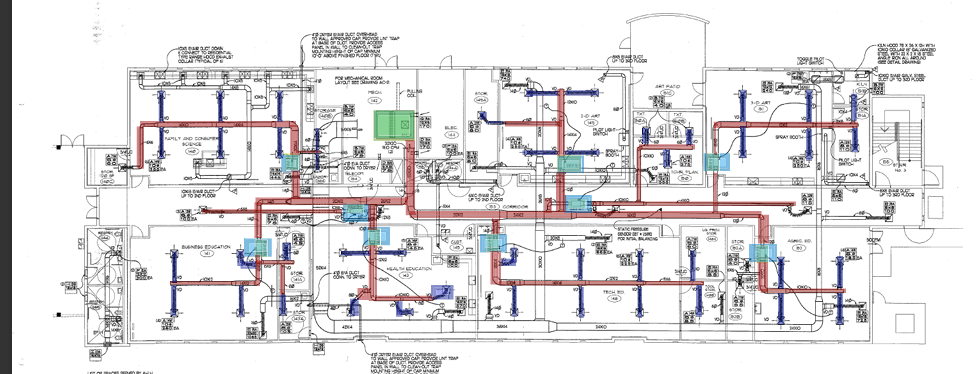
#> input picture mechanical_upload.png, 978 x 374 px
$ python wall_filter.py
#> lines starting #> are read from the running program, lines starting #| are printed output that depends on the picture; after the words box and inside, x2 and y2 are one past the last pixel; in counts of white or black regions, pixels touching at a corner belong together
import cv2
import numpy as np
import math

INPUT_IMAGE = "../mechanical_upload.png"

OUTPUT = "../outputs/filtered_walls.png"

MIN_LENGTH = 60

img = cv2.imread(INPUT_IMAGE)
#> img is the input picture: shape (374, 978, 3); mean B, G, R 226.9, 225.8, 227.6

gray = cv2.cvtColor(img, cv2.COLOR_BGR2GRAY)
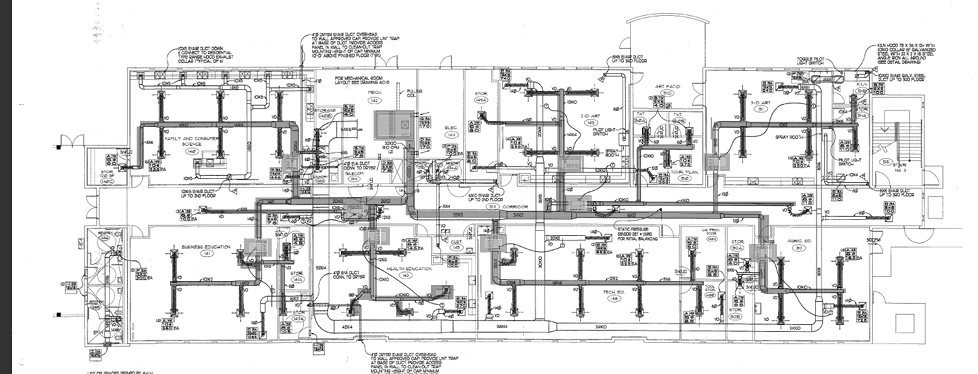
#> gray: shape (374, 978); min 0, max 255, mean 226.5

edges = cv2.Canny(gray, 80, 180)
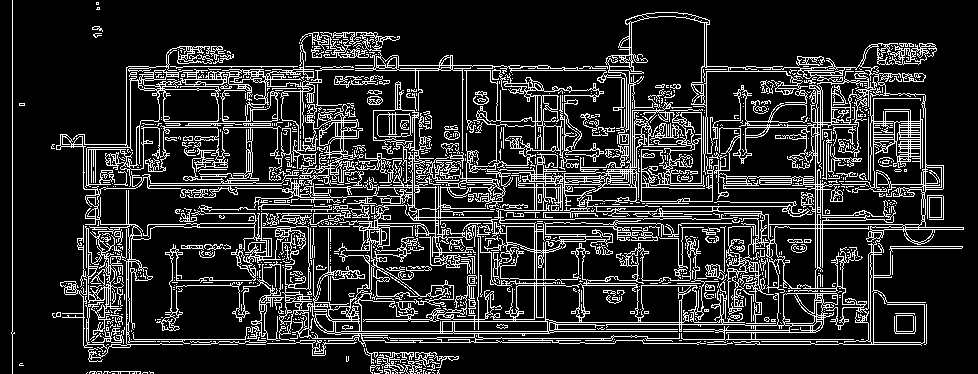
#> edges: shape (374, 978); 16.5% white in thin lines or dots

lines = cv2.HoughLinesP(
    edges,
    1,
    np.pi / 180,
    threshold=120,
    minLineLength=40,
    maxLineGap=8
)
#> lines = 515 rows, first 6: [501, 178, 845, 178], [323, 331, 724, 331], [125, 183, 313, 183], [868, 227, 963, 227], [518, 187, 668, 187], [355, 70, 633, 70]

canvas = np.full(
    (900, 1800, 3),
    (235,235,235),
    dtype=np.uint8
)

scale_x = 1800 / img.shape[1]
#> scale_x = 1.84
scale_y = 900 / img.shape[0]
#> scale_y = 2.41

kept = 0

if lines is not None:

    for l in lines:

        x1, y1, x2, y2 = l[0]

        dx = x2 - x1
        dy = y2 - y1

        length = math.hypot(dx, dy)

        if length < MIN_LENGTH:
            continue

        angle = abs(math.degrees(math.atan2(dy, dx)))

        # ONLY HORIZONTAL / VERTICAL

        horizontal = angle < 8 or angle > 172

        vertical = 82 < angle < 98

        if not horizontal and not vertical:
            continue

        x1 = int(x1 * scale_x)
        y1 = int(y1 * scale_y)

        x2 = int(x2 * scale_x)
        y2 = int(y2 * scale_y)

        cv2.line(
            canvas,
            (x1, y1),
            (x2, y2),
            (70,70,70),
            2
        )

        kept += 1
#> this loop made 515 passes
#> (l, x1, y1, x2, y2, dx, dy, length) on passes 1 to 3: ([[501, 178, 845, 178]], 922, 428, 1555, 428, 344, 0, 344), ([[323, 331, 724, 331]], 594, 796, 1332, 796, 401, 0, 401), ([[125, 183, 313, 183]], 230, 440, 576, 440, 188, 0, 188)
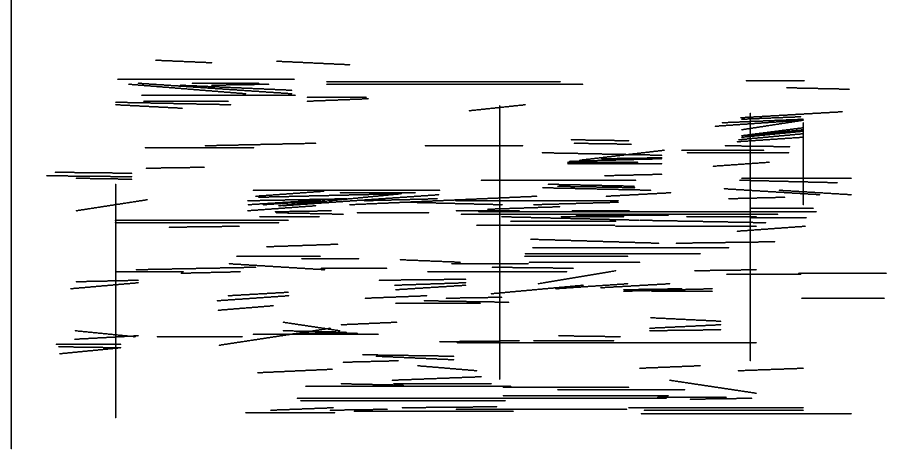
#> canvas: shape (900, 1800, 3) (shown at 1/2 size); values 70 (black) and 235 (white), 93% white; 81 black regions, largest, box (x1, y1, x2, y2) and area: (698, 208, 1774, 760) 36405, (111, 367, 578, 837) 7104, (494, 379, 881, 413) 5920

cv2.imwrite(OUTPUT, canvas)

print("DONE")
print("Walls kept:", kept)
#| Walls kept: 191
print("Saved:", OUTPUT)
